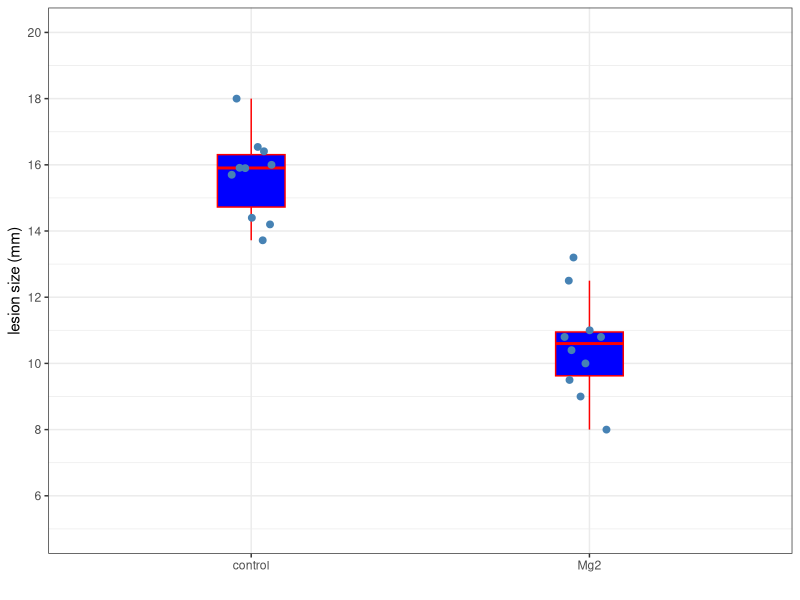
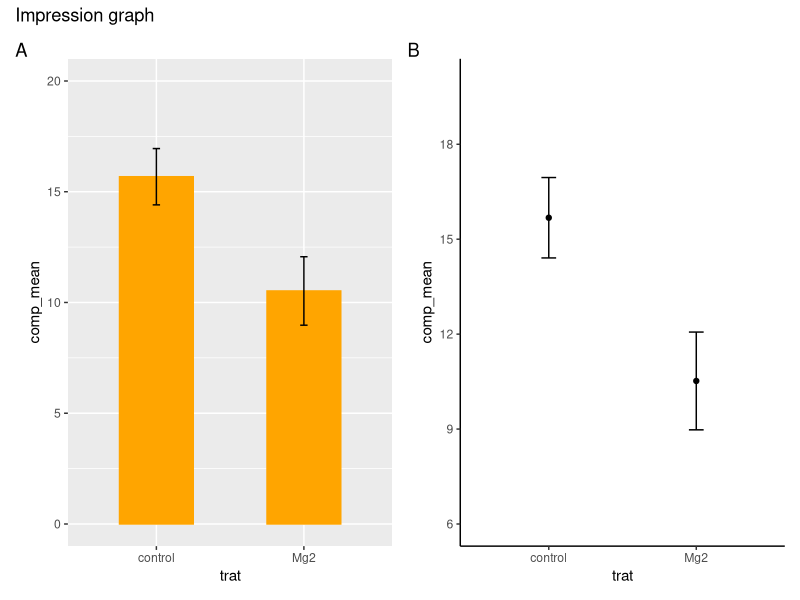
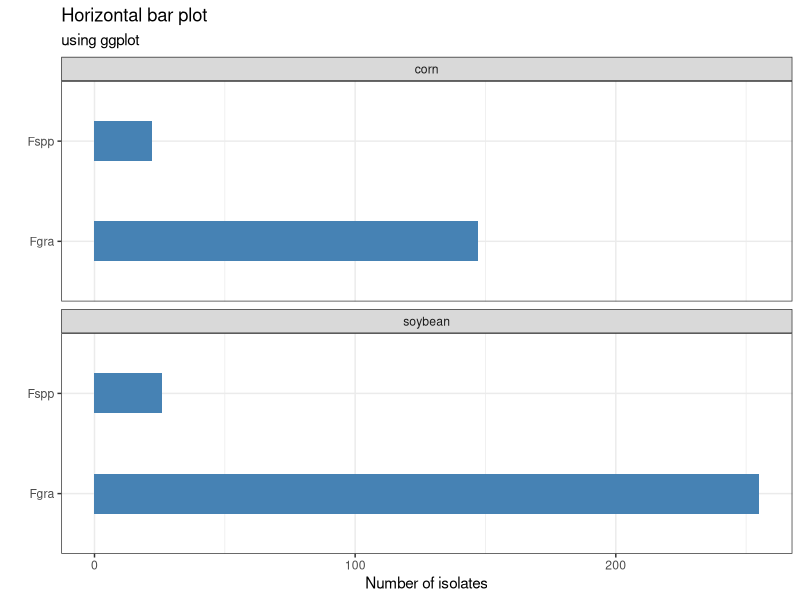
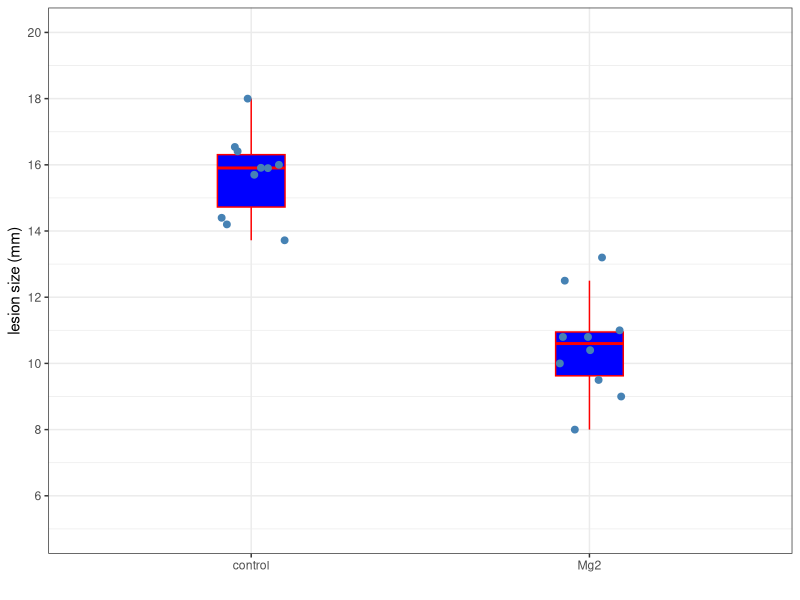
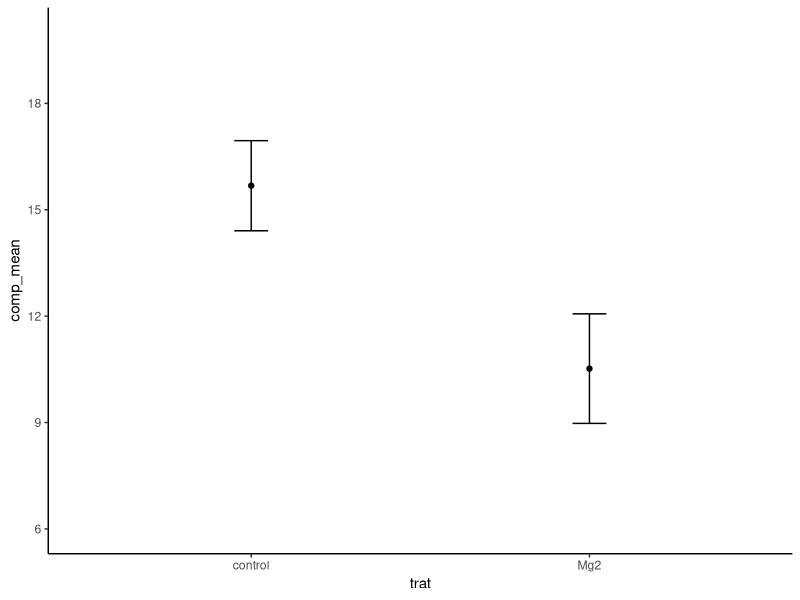
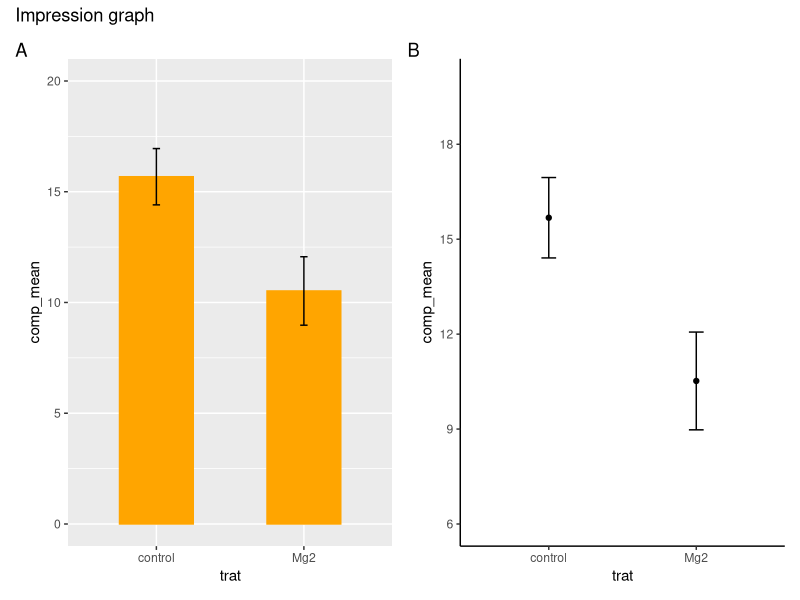
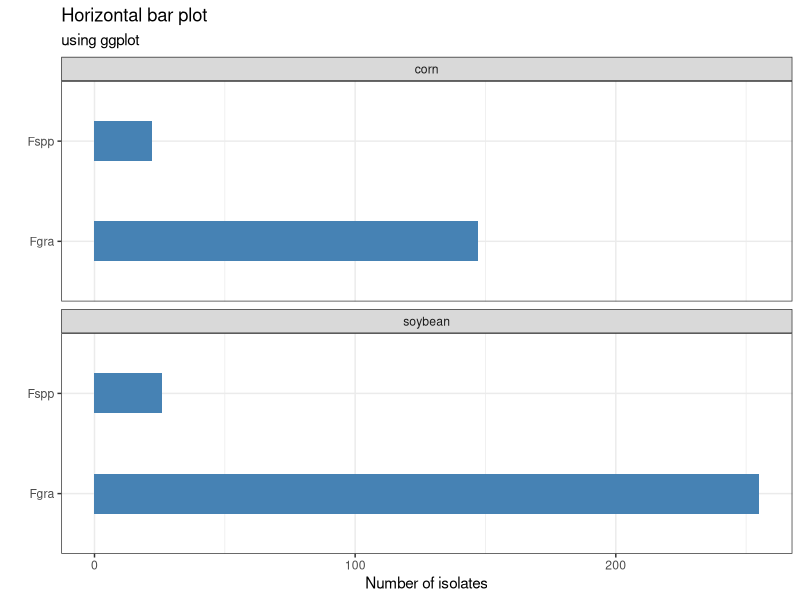

Recreate these plots in R, in order.
## ---- chunk 1
library(tidyverse)
library(readxl)

mg <- read_excel("dados-diversos.xlsx")
## ---- chunk 2
mg |> 
ggplot(aes(trat,comp))+
  geom_boxplot(color = "red", fill = "blue", outlier.color = NA, width = 0.2)+
  geom_jitter(width = 0.1, height = 0, size = 2, color = "steelblue")+
  scale_y_continuous(limits = c(5, 20), n.breaks = 10)+
  labs(y = "lesion size (mm)",
       x = "")+
  theme_bw()


ggsave("second_graph.png", bg = "white")
## ---- chunk 3
p_box <- mg |> 
  group_by(trat) |> 
  summarise(comp_mean = mean(comp),
            comp_sd = sd(comp)) |> 
            ggplot(aes(trat, comp_mean))+
            geom_col(color = "orange", fill = "orange", width = 0.5)+
          scale_y_continuous(limits = c(0, 20), n.breaks = 6)+
geom_errorbar(aes(ymin = comp_mean - comp_sd, 
                  ymax = comp_mean + comp_sd, 
                  width = 0.05))
## ---- chunk 4
library(ggthemes)
p_means <- mg |> 
  group_by(trat) |> 
  summarise(comp_mean = mean(comp),
            comp_sd = sd(comp)) |> 
            ggplot(aes(trat, comp_mean))+
            geom_col(color = "orange", fill = "orange", width = 0.5)+
  geom_point()+
          scale_y_continuous(limits = c(6, 20), n.breaks = 6)+
geom_errorbar(aes(ymin = comp_mean - comp_sd, 
                  ymax = comp_mean + comp_sd, 
                  width = 0.1))+
  theme_classic()


ggsave("third_graph.png", bg = "white",
       width = 4, 
      height = 4)



## ---- chunk 5
library(patchwork)
(p_box | p_means)+
plot_annotation(tag_levels = "A",
                title = "Impression graph")
ggsave("Fourth_graph.png")
## ---- chunk 6
survey <- read_excel("dados-diversos.xlsx", 
                     sheet = "survey")

survey |> 
filter(state =="RS") |> 
count(species, residue) |> 
  ggplot(aes(species, n))+
  geom_col(width = 0.4, 
           fill = "steelblue")+
coord_flip()+
  facet_wrap(~residue, ncol = 1)+
  labs(x = "", y = "Number of isolates",
       title = "Horizontal bar plot",
       subtitle = "using ggplot")+
theme_bw()
ggsave("fifth_graph.png")

